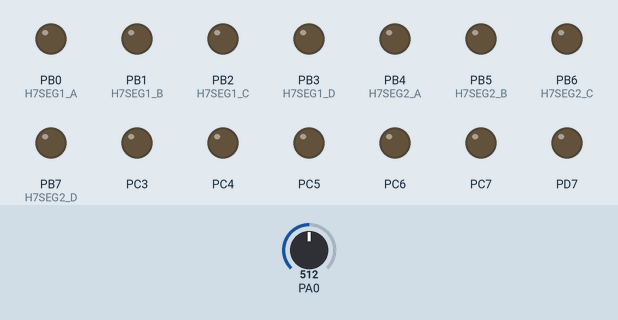
A program run on a simulated ATmega32, built with avr-gcc and emulated at 8 MHz. Shown: output pins drawn as LEDs (lit = HIGH). The inputs (shaded band) are chosen by the test bench; at power-on: PA0 = 512. What the program prints to the serial monitor is not drawn.

Above: at 1.2 s.
At 4.64 s:
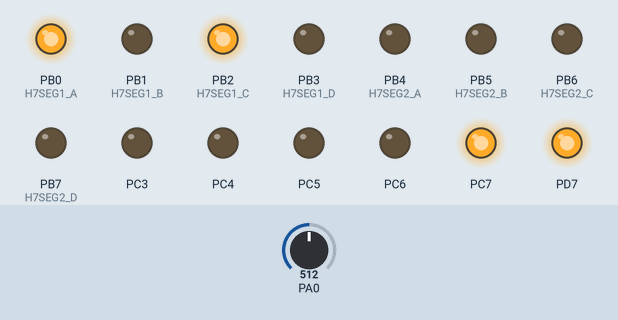
At 8.17 s:
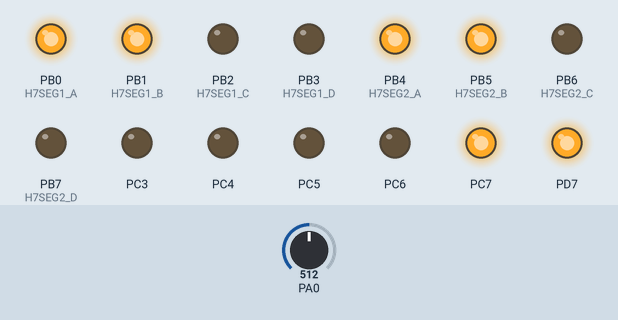
At 11.7 s:
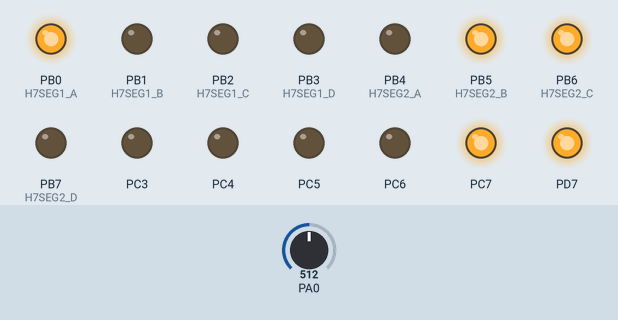
At 15.3 s:
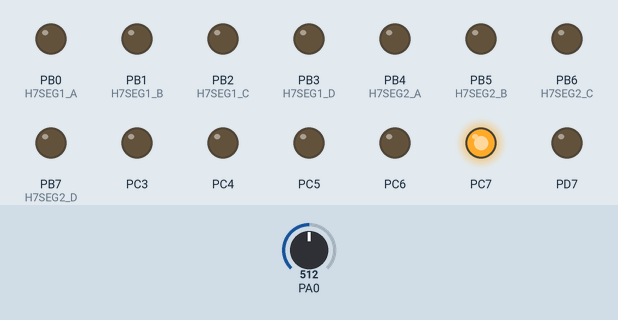
At 34.4 s:
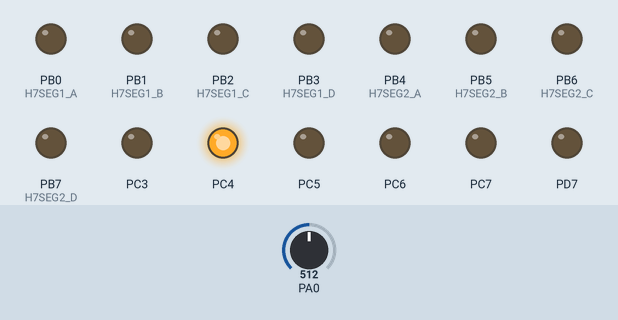
Timing chart, 0 to 40.0 s (numbered marks = the images above):
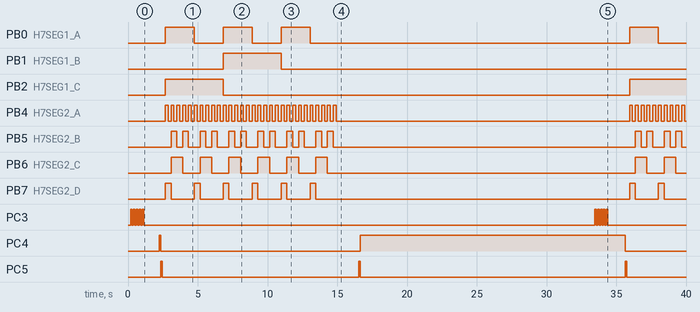

The program:

main.c
```c
/*

 * main.c
 *
 *  Created on: Sep 8, 2021
 *      Author: Ghada
 */

#include "LBIT_MATH.h"
#include "LSTD_TYPES.h"
#include "MDIO_interface.h"
#include "MDIO_private.h"
#include "H7SEG_FIRST_interface.h"
#include "H7SEG_SECOND_interface.h"
#include "MUART_interface.h"
#include "MADC_interface.h"
#include "MTIMER0_interface.h"
#include "MGIE_Interface.h"

#define F_CPU   8000000UL
#include "util/delay.h"

u8_t flag=0;
/*this function used to initialize stepper motor*/
void stepper_init(void)
{
	mdio_setPinStatus(PORTC, (PIN4 | PIN5 | PIN6 | PIN7), OUTPUT);
	mdio_setPinValue(PORTC,  (PIN4 | PIN5 | PIN6 | PIN7), LOW);
			return;
}
/*this function used to make motor run in forward direction*/
void forward(void)
{
	    mdio_setPinValue(PORTC, PIN4, HIGH);
		mdio_setPinValue(PORTC, PIN5, LOW);
		mdio_setPinValue(PORTC, PIN6, LOW);
		mdio_setPinValue(PORTC, PIN7, LOW);
		_delay_ms(100);
		mdio_setPinValue(PORTC, PIN4, LOW);
		mdio_setPinValue(PORTC, PIN5, HIGH);
		mdio_setPinValue(PORTC, PIN6, LOW);
		mdio_setPinValue(PORTC, PIN7, LOW);
		_delay_ms(100);
		mdio_setPinValue(PORTC, PIN4, LOW);
		mdio_setPinValue(PORTC, PIN5, LOW);
		mdio_setPinValue(PORTC, PIN6, HIGH);
		mdio_setPinValue(PORTC, PIN7, LOW);
		_delay_ms(100);
		mdio_setPinValue(PORTC, PIN4, LOW);
		mdio_setPinValue(PORTC, PIN5, LOW);
		mdio_setPinValue(PORTC, PIN6, LOW);
		mdio_setPinValue(PORTC, PIN7, HIGH);
		_delay_ms(100);

   return;
}
/*this function used to make motor run in reverse direction*/
void reverse(void)
{
	    mdio_setPinValue(PORTC, PIN4, LOW);
		mdio_setPinValue(PORTC, PIN5, LOW);
		mdio_setPinValue(PORTC, PIN6, LOW);
		mdio_setPinValue(PORTC, PIN7, HIGH);
		_delay_ms(100);
		mdio_setPinValue(PORTC, PIN4, LOW);
		mdio_setPinValue(PORTC, PIN5, LOW);
		mdio_setPinValue(PORTC, PIN6, HIGH);
		mdio_setPinValue(PORTC, PIN7, LOW);
		_delay_ms(100);
		mdio_setPinValue(PORTC, PIN4, LOW);
		mdio_setPinValue(PORTC, PIN5, HIGH);
		mdio_setPinValue(PORTC, PIN6, LOW);
		mdio_setPinValue(PORTC, PIN7, LOW);
		_delay_ms(100);
		mdio_setPinValue(PORTC, PIN4, HIGH);
		mdio_setPinValue(PORTC, PIN5, LOW);
		mdio_setPinValue(PORTC, PIN6, LOW);
		mdio_setPinValue(PORTC, PIN7, LOW);
		_delay_ms(100);

	return;
}
/*this function used to count from 60 to zero*/
void seven_segg(void)
{
	volatile static u8_t i =0;
	volatile static u8_t j =0;

	for(i=0;i<=5;i++)
	 {
		 h7seg_first_displayNumber(5-i);
		 for(j=0;j<=9;j++)
		 {
			 h7seg_second_displayNumber(9-j);

			 _delay_ms(200);
			 /*turn on Buzzer*/
			 mdio_setPinValue(PORTD, PIN7,HIGH);
		 }

	 }
	/*edit*/
i=0;
j=0;
	return ;
}
void func (void)
{

	 static u16_t count1 =0;
	 static u16_t count2 =0;
	 static u16_t count3 =0;


	count1++;
	count2++;


	 if(count1 ==400)
	{
		count3 ++;

		if(count3 ==1)
		{
			/*Turn on led*/
			for(int i=0; i<5; i++)
			{
				mdio_setPinValue(PORTC, PIN3, HIGH);
				_delay_ms(100);
				mdio_setPinValue(PORTC, PIN3, LOW);
				_delay_ms(100);
			}
			_delay_ms(1000);
			/*open railway*/
			 forward();

			/*Turn on Buzzer */
			 seven_segg();
			 count1 =0;
		}
	}
	else if(count2 ==1000 && flag==0)
	{
		/*turn off led and Buzzer*/
		mdio_setPinValue(PORTD, PIN7,LOW);
		mdio_setPinValue(PORTC, PIN3, LOW);

		_delay_ms(1000);
		/*close railway*/
		reverse();

		 count3 =0;
		 count2 =0;
flag=1;
	}

}


int main(void)
{
	 flag=0;
	/*local variable for UART*/
	u8_t TX =0;

	/*local variable for ADC*/
    u16_t x =0;

    /*initialize 7SEG*/
    h7seg_first_init();
    h7seg_second_init();

    /*initialize UART*/
     MUART_Init();
     MUART_Send_Data(TX);
     _delay_ms(75);

	/*initialize Stepper Motor*/
	stepper_init();

	/*initialize ADC and LDR*/
	mdio_setPinStatus(PORTA , PIN0 , INPUT_FLOAT );
	mdio_setPinStatus(PORTD , PIN6 , OUTPUT);
	mdio_setPinValue(PORTD, PIN6, LOW);
	madc_init();

	/*initialize red-led*/
	mdio_setPinStatus(PORTC, PIN3,OUTPUT);
	mdio_setPinValue(PORTC,PIN3, LOW);

	/*initialize Buzzer*/
	mdio_setPinStatus(PORTD, PIN7,OUTPUT);
	mdio_setPinValue(PORTD,PIN7, LOW);

	/*TIMER0*/

		MTIMER0_CallBack(func);


	MTIMER0_VidInit();
    MGIE_VidEnableGIE();


       while(1)
		      {
		    	  x = madc_ReadAnalogPolling(0);
		    	  x = x * 5 /1023 ;

					  if(x < 3)
					  {
						  mdio_setPinValue(PORTD, PIN6, LOW);
					  }
					  else if (x>=3)
					  {
						  mdio_setPinValue(PORTD, PIN6, HIGH);
					  }
		      }


while(1);
	return 0;
}
```

H7SEG_FIRST_interface.h
```c
/*
 * H7SEG_FIRST_interface.h
 *
 *  Created on: ??þ/??þ/????
 *      Author: ahmed
 */

#ifndef H7SEG_FIRST_INTERFACE_H_
#define H7SEG_FIRST_INTERFACE_H_

/*seven segment numbers*/
/*
#define NUMBER_0    (0)
#define NUMBER_1    (1)
#define NUMBER_2    (2)
#define NUMBER_3    (3)
#define NUMBER_4    (4)
#define NUMBER_5    (5)
#define NUMBER_6    (6)
#define NUMBER_7    (7)
#define NUMBER_8    (8)
#define NUMBER_9    (9)
*/
/************************************************************************************************/
/*                                    Functions' prototypes                                     */
/************************************************************************************************/

/*This function is used to initialize seven segment pins*/
void h7seg_first_init(void);

/*This function is used to display a specific number over seven segment [0 -> 9]*/
void h7seg_first_displayNumber(u8_t au8_number);


#endif /* H7SEG_FIRST_INTERFACE_H_ */
```

H7SEG_FIRST_program.c
```c
/*
 * H7SEG_FIRST_program.c
 *
 *  Created on: ??þ/??þ/????
 *      Author: ahmed
 */


#include "LSTD_TYPES.h"
#include "LBIT_MATH.h"
#include "MDIO_interface.h"
#include "H7SEG_FIRST_private.h"
#include "H7SEG_FIRST_interface.h"

/************************************************************************************************/
/*                                    Functions' definitions                                    */
/************************************************************************************************/

void h7seg_first_init(void)
{
	/*Setting the seven segment pins status as output*/
	mdio_setPinStatus(H7SEG_PORT, (H7SEG1_A | H7SEG1_B | H7SEG1_C | H7SEG1_D), OUTPUT);


}

void h7seg_first_displayNumber(u8_t au8_number)
{
	/*Setting binary number form over DIO pins*/
	mdio_setPinValue(H7SEG_PORT, H7SEG1_A, GET_BIT(au8_number, 0));
	mdio_setPinValue(H7SEG_PORT, H7SEG1_B, GET_BIT(au8_number, 1));
	mdio_setPinValue(H7SEG_PORT, H7SEG1_C, GET_BIT(au8_number, 2));
	mdio_setPinValue(H7SEG_PORT, H7SEG1_D, GET_BIT(au8_number, 3));

	/*Return from this function*/
	return;
}
```

H7SEG_SECOND_interface.h
```c
/*
 * H7SEG_SECOND_interface.h
 *
 *  Created on: ??þ/??þ/????
 *      Author: ahmed
 */

#ifndef H7SEG_SECOND_INTERFACE_H_
#define H7SEG_SECOND_INTERFACE_H_

/*seven segment numbers*/
/*
#define NUMBER_0    (0)
#define NUMBER_1    (1)
#define NUMBER_2    (2)
#define NUMBER_3    (3)
#define NUMBER_4    (4)
#define NUMBER_5    (5)
#define NUMBER_6    (6)
#define NUMBER_7    (7)
#define NUMBER_8    (8)
#define NUMBER_9    (9)
*/
/************************************************************************************************/
/*                                    Functions' prototypes                                     */
/************************************************************************************************/

/*This function is used to initialize seven segment pins*/
void h7seg_second_init(void);

/*This function is used to display a specific number over seven segment [0 -> 9]*/
void h7seg_second_displayNumber(u8_t au8_number);


#endif /* H7SEG_SECOND_INTERFACE_H_ */
```

H7SEG_SECOND_program.c
```c
/*
 * H7SEG_SECOND_program.c
 *
 *  Created on: ??þ/??þ/????
 *      Author: ahmed
 */

#include "LSTD_TYPES.h"
#include "LBIT_MATH.h"
#include "MDIO_interface.h"
#include "H7SEG_SECOND_private.h"
#include "H7SEG_SECOND_interface.h"

/************************************************************************************************/
/*                                    Functions' definitions                                    */
/************************************************************************************************/

void h7seg_second_init(void)
{
	/*Setting the seven segment pins status as output*/
	mdio_setPinStatus(H7SEG2_PORT, (H7SEG2_A | H7SEG2_B | H7SEG2_C | H7SEG2_D), OUTPUT);

	/*Return from this function*/
	return;
}

void h7seg_second_displayNumber(u8_t au8_number)
{
	/*Setting binary number form over DIO pins*/
	mdio_setPinValue(H7SEG2_PORT, H7SEG2_A, GET_BIT(au8_number, 0));
	mdio_setPinValue(H7SEG2_PORT, H7SEG2_B, GET_BIT(au8_number, 1));
	mdio_setPinValue(H7SEG2_PORT, H7SEG2_C, GET_BIT(au8_number, 2));
	mdio_setPinValue(H7SEG2_PORT, H7SEG2_D, GET_BIT(au8_number, 3));

	/*Return from this function*/
	return;
}
```

MADC_interface.h
```c
/*
 * ADC_interface.h
 *
 *  Created on: Aug 25, 2021
 *      Author: Gada
 */

#ifndef MADC_INTERFACE_H_
#define MADC_INTERFACE_H_


/************************************************************************************************/
/*                                    Functions' prototypes                                     */
/************************************************************************************************/


/*this function is used to initialize ADC*/
void madc_init(void);


/*this function used to return data*/


#endif /* MADC_INTERFACE_H_ */
```

MADC_program.c
```c
/*
 * ADC_program.c
 *
 *  Created on: Aug 25, 2021
 *      Author: Gada
 */

#include "MADC_interface.h"
#include "MADC_private.h"
#include "LSTD_TYPES.h"
#include "LBIT_MATH.h"

void madc_init(void)
{
	SET_BIT(ADMUX,7);
	CLEAR_BIT(ADMUX,6);

	CLEAR_BIT(ADMUX,5);

	SET_BIT(ADCSRA,0);
	SET_BIT(ADCSRA,1);
	SET_BIT(ADCSRA,2);

	SET_BIT(ADCSRA, 7);
	/*return from this function*/
		return;
}

u16_t madc_ReadAnalogPolling(u8_t au8_channel)
{

	ADMUX &= 0b11100000;
	ADMUX |= au8_channel;
	SET_BIT(ADCSRA, 6);

	while(GET_BIT(ADCSRA,4) == 0);

	SET_BIT(ADCSRA,4);

	/*return from this function*/
		return ADCL;
}
```

MDIO_interface.h
```c
/*
 * Name: MDIO_interface.h
 * Author: Ghada Hussein
 * Description: This file contains interfacing information of DIO module
 * Version: v1.0
 * */

/*Header file guard*/
#ifndef MDIO_INTERFACE_H_
#define MDIO_INTERFACE_H_

/************************************************************************************************/
/*                                      Interfacing macros                                      */
/************************************************************************************************/

/*DIO Ports*/
#define PORTA         (1)
#define PORTB         (2)
#define PORTC         (3)
#define PORTD         (4)

/*DIO Port pins*/
#define PIN0          (0b00000001)
#define PIN1          (0b00000010)
#define PIN2          (0b00000100)
#define PIN3          (0b00001000)
#define PIN4          (0b00010000)
#define PIN5          (0b00100000)
#define PIN6          (0b01000000)
#define PIN7          (0b10000000)

/*DIO Pin status*/
#define OUTPUT        (1)
#define INPUT_FLOAT   (2)
#define INPUT_PULLUP  (3)

/*DIO Pin values*/
#define LOW           (0)
#define HIGH          (1)

/************************************************************************************************/
/*                                    Functions' prototypes                                     */
/************************************************************************************************/

/*This function is used to set a specific pin status [OUTPUT - INPUT FLOAT - INPUT PULLUP]*/
void mdio_setPinStatus(u8_t au8_port, u8_t au8_pin, u8_t au8_status);

/*This function is used to generate [0 or 1] over a specific pin*/
void mdio_setPinValue(u8_t au8_port, u8_t au8_pin, u8_t au8_value);

/*This function is used to toggle pin value [0 -> 1, 1 -> 0] over a specific pin*/
void mdio_togglePinValue(u8_t au8_port, u8_t au8_pin);

/*This function is used to get the value of a specific pin*/
u8_t mdio_getPinValue(u8_t au8_port, u8_t au8_pin);

#endif /* MDIO_INTERFACE_H_ */
```

MGIE_Interface.h
```c
#ifndef MGIE_INTERFACE_H_
#define MGIE_INTERFACE_H_


void MGIE_VidEnableGIE();

void MGIE_VidDisableGIE();


#endif
```

MGIE_Program.c
```c
#include "LBIT_MATH.H"
#include "LSTD_TYPES.H"


#include  "MGIE_Private.h"
#include  "MGIE_Interface.h"


void MGIE_VidEnableGIE()
{
	SET_BIT(SREG,7);
}

void MGIE_VidDisableGIE()
{
	CLEAR_BIT(SREG,7);
}
```

MTIMER0_interface.h
```c
/*
 * MTIMER0_interface.h
 *
 *  Created on: ??þ/??þ/????
 *      Author: ahmed
 */

#ifndef MTIMER0_INTERFACE_H_
#define MTIMER0_INTERFACE_H_

void MTIMER0_VidInit(void);

#endif /* MTIMER0_INTERFACE_H_ */
```

MTIMER0_projram.c
```c
/*
 * MTIMER0_projram.c
 *
 *  Created on: ??þ/??þ/????
 *      Author: ahmed
 */

#include "LBIT_MATH.H"
#include "LSTD_TYPES.H"

#include "MTIMER0_private.h"
#include "MTIMER0_interface.h"


void (*FuncToSet)(void)=0;

void MTIMER0_VidInit(void)
{
	TCNT0=192;

	SET_BIT(TCCR0,3);
	SET_BIT(TCCR0,6);

	SET_BIT(TIMSK,0);

	CLEAR_BIT(TCCR0,0);
	SET_BIT(TCCR0,1);
	CLEAR_BIT(TCCR0,2);

}

void MTIMER0_CallBack(void (*func)(void))
{
	FuncToSet=func;
}

void __vector_11(void)
{
	if(FuncToSet !=0)
		FuncToSet();
}
```

MUART_interface.h
```c
/*
 * MUART_interface.h
 *
 *  Created on: Sep 1, 2021
 *      Author: ncm
 */

#ifndef MCAL_DRIVERS_UART_MUART_INTERFACE_H_
#define MCAL_DRIVERS_UART_MUART_INTERFACE_H_

#include "LBIT_MATH.h"
#include "LSTD_TYPES.h"

void MUART_Init(void);

void MUART_Send_Data(u8_t data);

u8_t MUART_Recieve_Data(void);

#endif /* MCAL_DRIVERS_UART_MUART_INTERFACE_H_ */
```

MUART_program.c
```c
/*
 * MUART_program.c
 *
 *  Created on: Sep 1, 2021
 *      Author: ncm
 */

#include "MUART_interface.h"
#include "MUART_private.h"
#include "LBIT_MATH.h"
#include "LSTD_TYPES.h"

void MUART_Init(void)
{

   u8_t local_UCSRC = 0x00 ;
   SET_BIT(local_UCSRC , 7 ) ;  //select UCSRC
    // one - stop bit
   CLEAR_BIT(local_UCSRC,USBS) ;
   //No parity
   CLEAR_BIT(local_UCSRC , UPM0) ;
   CLEAR_BIT(local_UCSRC , UPM1) ;
   // Asynchronous
   CLEAR_BIT(local_UCSRC , UMSEL);
   //8-bit data
   SET_BIT(local_UCSRC ,  UCSZ0 ) ;
   SET_BIT(local_UCSRC ,  UCSZ1 ) ;
   CLEAR_BIT(UCSRB , UCSZ2);
   //No interrupt
   UCSRB &= 0x04 ;
   //Setting UCSEC
   UCSRC = local_UCSRC ;
   local_UCSRC = 0x00 ;
   //baud rate 9600
   CLEAR_BIT(local_UCSRC , 7 );  //select UBRRH
   UBRRL = 51 ;
   //Enable Uart Protocol
   SET_BIT(UCSRB , TXEN);
   SET_BIT(UCSRB , RXEN);
}


void MUART_Send_Data(u8_t data)
{
	 while(!GET_BIT(UCSRA , UDRE)) ;
	 UDR = data ;
   return ;
}


u8_t MUART_Recieve_Data(void)
{
	u8_t data ;
	while(!GET_BIT(UCSRA , RXC)) ;
	data = UDR ;
	return data ;
}
```

H7SEG_FIRST_private.h
```c
/*
 * H7SEG_FIRST_private.h
 *
 *  Created on: ??þ/??þ/????
 *      Author: ahmed
 */

#ifndef H7SEG_FIRST_PRIVATE_H_
#define H7SEG_FIRST_PRIVATE_H_

#define H7SEG_PORT      (PORTB)

/*Seven segment port pins*/
#define H7SEG1_A         (PIN0)
#define H7SEG1_B         (PIN1)
#define H7SEG1_C         (PIN2)
#define H7SEG1_D         (PIN3)


#endif /* H7SEG_FIRST_PRIVATE_H_ */
```

H7SEG_SECOND_private.h
```c
/*
 * H7SEG_SECOND_private.h
 *
 *  Created on: ??þ/??þ/????
 *      Author: ahmed
 */

#ifndef H7SEG_SECOND_PRIVATE_H_
#define H7SEG_SECOND_PRIVATE_H_

#define H7SEG2_PORT      (PORTB)

/*Seven segment port pins*/
#define H7SEG2_A         (PIN4)
#define H7SEG2_B         (PIN5)
#define H7SEG2_C         (PIN6)
#define H7SEG2_D         (PIN7)


#endif /* H7SEG_SECOND_PRIVATE_H_ */
```

LBIT_MATH.h
```c
/*
 * Name: LBIT_MATH.h
 * Author: Ghada Hussein
 * Description: This file contains the bit mathematical operations
 * Version: v1.0
 * */

/*Header file guard*/
#ifndef LBIT_MATH_H_
#define LBIT_MATH_H_

/************************************************************************************************/
/*                                    Bit math operations                                       */
/************************************************************************************************/

/*Setting a specific register bit to 1*/
#define SET_BIT(REG, BIT)       REG |= (1 << BIT)

/*Setting a specific register bit to 0*/
#define CLEAR_BIT(REG, BIT)     REG &= ~(1 << BIT)

/*Toggling a specific register bit*/
#define TOGGLE_BIT(REG, BIT)    REG ^= (1 << BIT)

/*Getting a specific register bit value*/
#define GET_BIT(REG, BIT)       ((REG >> BIT) & 1)

#endif /* LBIT_MATH_H_ */
```

LSTD_TYPES.h
```c
/*
 * Name: LSTD_TYPES.h
 * Author: Ghada Hussein
 * Description: This file contains the standard types of development
 * Version: v1.0
 * */

/*Header file guard*/
#ifndef LSTD_TYPES_H_
#define LSTD_TYPES_H_

/************************************************************************************************/
/*                                    Standard data types                                       */
/************************************************************************************************/

/*1 byte data types*/
typedef unsigned char  u8_t;
typedef signed char    s8_t;

/*2 bytes data types*/
typedef unsigned short u16_t;
typedef signed short   s16_t;

/*4 bytes data types*/
typedef unsigned long u32_t;
typedef signed long   s32_t;

/*Floating data types*/
typedef float          f32_t;
typedef double         f64_t;

#endif /* LSTD_TYPES_H_ */
```

MADC_private.h
```c
/*
 * ADC_private.h
 *
 *  Created on: Aug 25, 2021
 *      Author: Gada
 */

#ifndef MADC_PRIVATE_H_
#define MADC_PRIVATE_H_

/*Registers*/
#define ADMUX                 (*(volatile u8_t *)(0x27))
#define ADCSRA				  (*(volatile u8_t *)(0x26))
#define ADCL                  (*(volatile u16_t *)(0x24))
#define ADCH                  (*(volatile u8_t *)(0x25))
#define SFIOR                 (*(volatile u8_t *)(0x50))


#endif /* MADC_PRIVATE_H_ */
```

MGIE_Private.h
```c
#ifndef MGIE_PRIVATE_H_
#define MGIE_PRIVATE_H_


#define SREG		(*(volatile u8_t*)0x5F)


#endif
```

MTIMER0_private.h
```c
/*
 * MTIMER0_private.h
 *
 *  Created on: ??þ/??þ/????
 *      Author: ahmed
 */

#ifndef MTIMER0_PRIVATE_H_
#define MTIMER0_PRIVATE_H_


#define TCCR0  (*(volatile u8_t*) 0x53)
#define TCNT0  (*(volatile u8_t*) 0x5c)
#define TIMSK  (*(volatile u8_t*) 0x59)
#define TIFR   (*(volatile u8_t*) 0x58)


void __vector_11(void) __attribute__((signal));

#endif /* MTIMER0_PRIVATE_H_ */
```

Source omitted: MDIO_program.c (9456 bytes), MDIO_private.h (1300 bytes), MUART_private.h (1848 bytes)

Measured:
- by itself, PB0 (H7SEG1_A): LOW → HIGH at 2.7 s, → LOW 2.1 s later, → HIGH 2.1 s later, → LOW 2.1 s later, … (8 changes in this stretch)
- by itself, PB1 (H7SEG1_B): LOW → HIGH at 6.8 s, → LOW 4.2 s later
- by itself, PB2 (H7SEG1_C): LOW → HIGH at 2.7 s, → LOW 4.2 s later, → HIGH 29.1 s later
- by itself, PB4 (H7SEG2_A): goes 29 × (HIGH 0.21 s, LOW 0.21 s), HIGH 0.21 s, LOW 21.0 s, 9 × (HIGH 0.21 s, LOW 0.21 s), HIGH 0.21 s, then LOW
- by itself, PB5 (H7SEG2_B): LOW → HIGH at 3.1 s, → LOW 0.42 s later, → HIGH 0.42 s later, → LOW 0.42 s later, … (32 changes in this stretch)
- by itself, PB6 (H7SEG2_C): goes 5 × (HIGH 0.83 s, LOW 1.2 s), HIGH 0.83 s, LOW 22.1 s, HIGH 0.83 s, LOW 1.2 s, HIGH 0.83 s, then LOW
- by itself, PB7 (H7SEG2_D): goes 5 × (HIGH 0.42 s, LOW 1.7 s), HIGH 0.42 s, LOW 22.5 s, HIGH 0.42 s, LOW 1.7 s, HIGH 0.42 s, then LOW
- by itself, PC3: goes 4 × (HIGH 0.10 s, LOW 0.10 s), HIGH 0.10 s, LOW 32.3 s, 4 × (HIGH 0.10 s, LOW 0.10 s), HIGH 0.10 s, then LOW
